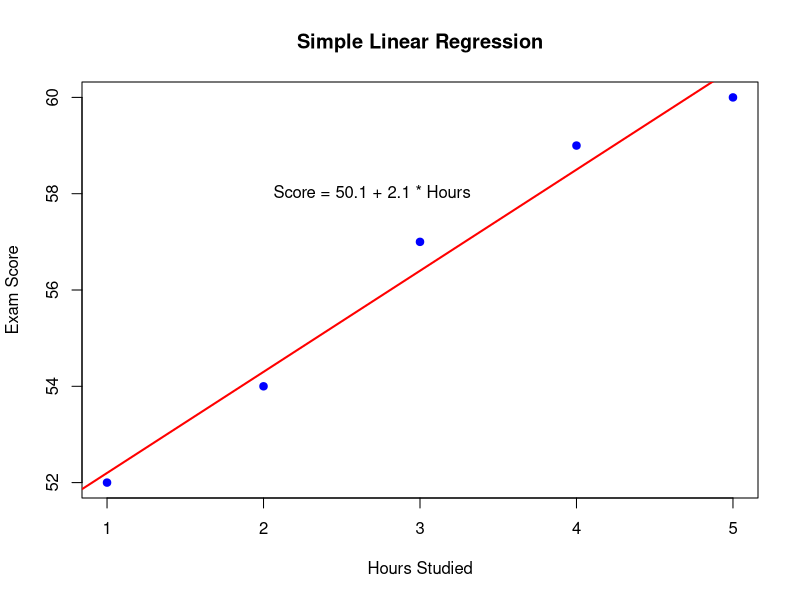

This chart was generated by the following R code:
# 📘 Naive Statistical Modeling in R (Manual + lm)

# Step 1: Create small dataset
hours <- c(1, 2, 3, 4, 5)
scores <- c(52, 54, 57, 59, 60)

df <- data.frame(Hours = hours, Score = scores)

# Step 2: Compute means
mean_X <- mean(df$Hours)
mean_Y <- mean(df$Score)

cat("Mean of X:", mean_X, "\n")
cat("Mean of Y:", mean_Y, "\n")

# Step 3: Manually compute slope (beta1) and intercept (beta0)
numerator <- sum((df$Hours - mean_X) * (df$Score - mean_Y))
denominator <- sum((df$Hours - mean_X)^2)

beta1 <- numerator / denominator
beta0 <- mean_Y - beta1 * mean_X

cat("Estimated slope (beta1):", beta1, "\n")
cat("Estimated intercept (beta0):", beta0, "\n")

# Final model: Y = beta0 + beta1 * X
cat("Manual model: Score = ", beta0, " + ", beta1, " * Hours\n")

# Step 4: Predict score for 6 hours studied
predicted_score <- beta0 + beta1 * 6
cat("Predicted score for 6 hours studied:", predicted_score, "\n")

# Step 5: Use built-in linear model for verification
model <- lm(Score ~ Hours, data = df)
summary(model)

# Step 6: Plot the data and regression line
plot(df$Hours, df$Score, main = "Simple Linear Regression",
     xlab = "Hours Studied", ylab = "Exam Score", pch = 19, col = "blue")
abline(model, col = "red", lwd = 2)
text(2, 58, paste("Score =", round(beta0, 1), "+", round(beta1, 1), "* Hours"), pos = 4)

